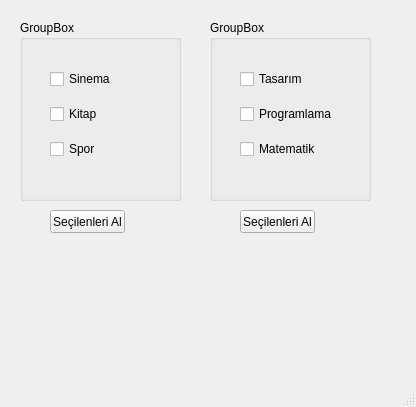
<?xml version="1.0" encoding="UTF-8"?>
<ui version="4.0">
 <class>MainWindow</class>
 <widget class="QMainWindow" name="MainWindow">
  <property name="geometry">
   <rect>
    <x>0</x>
    <y>0</y>
    <width>416</width>
    <height>407</height>
   </rect>
  </property>
  <property name="windowTitle">
   <string>MainWindow</string>
  </property>
  <widget class="QWidget" name="centralwidget">
   <widget class="QPushButton" name="btnSecilenAlHobiler">
    <property name="geometry">
     <rect>
      <x>50</x>
      <y>210</y>
      <width>75</width>
      <height>23</height>
     </rect>
    </property>
    <property name="text">
     <string>Seçilenleri Al</string>
    </property>
   </widget>
   <widget class="QLabel" name="lblResultHobiler">
    <property name="geometry">
     <rect>
      <x>20</x>
      <y>250</y>
      <width>161</width>
      <height>91</height>
     </rect>
    </property>
    <property name="text">
     <string/>
    </property>
   </widget>
   <widget class="QGroupBox" name="grupHobiler">
    <property name="geometry">
     <rect>
      <x>20</x>
      <y>20</y>
      <width>161</width>
      <height>181</height>
     </rect>
    </property>
    <property name="title">
     <string>GroupBox</string>
    </property>
    <widget class="QWidget" name="">
     <property name="geometry">
      <rect>
       <x>30</x>
       <y>40</y>
       <width>111</width>
       <height>111</height>
      </rect>
     </property>
     <layout class="QVBoxLayout" name="verticalLayout">
      <item>
       <widget class="QCheckBox" name="cbSinema">
        <property name="text">
         <string>Sinema</string>
        </property>
       </widget>
      </item>
      <item>
       <widget class="QCheckBox" name="cbKitap">
        <property name="text">
         <string>Kitap</string>
        </property>
       </widget>
      </item>
      <item>
       <widget class="QCheckBox" name="cbSpor">
        <property name="text">
         <string>Spor</string>
        </property>
       </widget>
      </item>
     </layout>
    </widget>
   </widget>
   <widget class="QGroupBox" name="grupDersler">
    <property name="geometry">
     <rect>
      <x>210</x>
      <y>20</y>
      <width>161</width>
      <height>181</height>
     </rect>
    </property>
    <property name="title">
     <string>GroupBox</string>
    </property>
    <widget class="QWidget" name="layoutWidget">
     <property name="geometry">
      <rect>
       <x>30</x>
       <y>40</y>
       <width>111</width>
       <height>111</height>
      </rect>
     </property>
     <layout class="QVBoxLayout" name="verticalLayout_2">
      <item>
       <widget class="QCheckBox" name="cbTasarm">
        <property name="text">
         <string>Tasarım</string>
        </property>
       </widget>
      </item>
      <item>
       <widget class="QCheckBox" name="cbProgramlama">
        <property name="text">
         <string>Programlama</string>
        </property>
       </widget>
      </item>
      <item>
       <widget class="QCheckBox" name="cbMatematik">
        <property name="text">
         <string>Matematik</string>
        </property>
       </widget>
      </item>
     </layout>
    </widget>
   </widget>
   <widget class="QPushButton" name="btnSecilenAlDersler">
    <property name="geometry">
     <rect>
      <x>240</x>
      <y>210</y>
      <width>75</width>
      <height>23</height>
     </rect>
    </property>
    <property name="text">
     <string>Seçilenleri Al</string>
    </property>
   </widget>
   <widget class="QLabel" name="lblResultDersler">
    <property name="geometry">
     <rect>
      <x>210</x>
      <y>250</y>
      <width>161</width>
      <height>91</height>
     </rect>
    </property>
    <property name="text">
     <string/>
    </property>
   </widget>
  </widget>
  <widget class="QMenuBar" name="menubar">
   <property name="geometry">
    <rect>
     <x>0</x>
     <y>0</y>
     <width>416</width>
     <height>21</height>
    </rect>
   </property>
  </widget>
  <widget class="QStatusBar" name="statusbar"/>
 </widget>
 <resources/>
 <connections/>
</ui>
